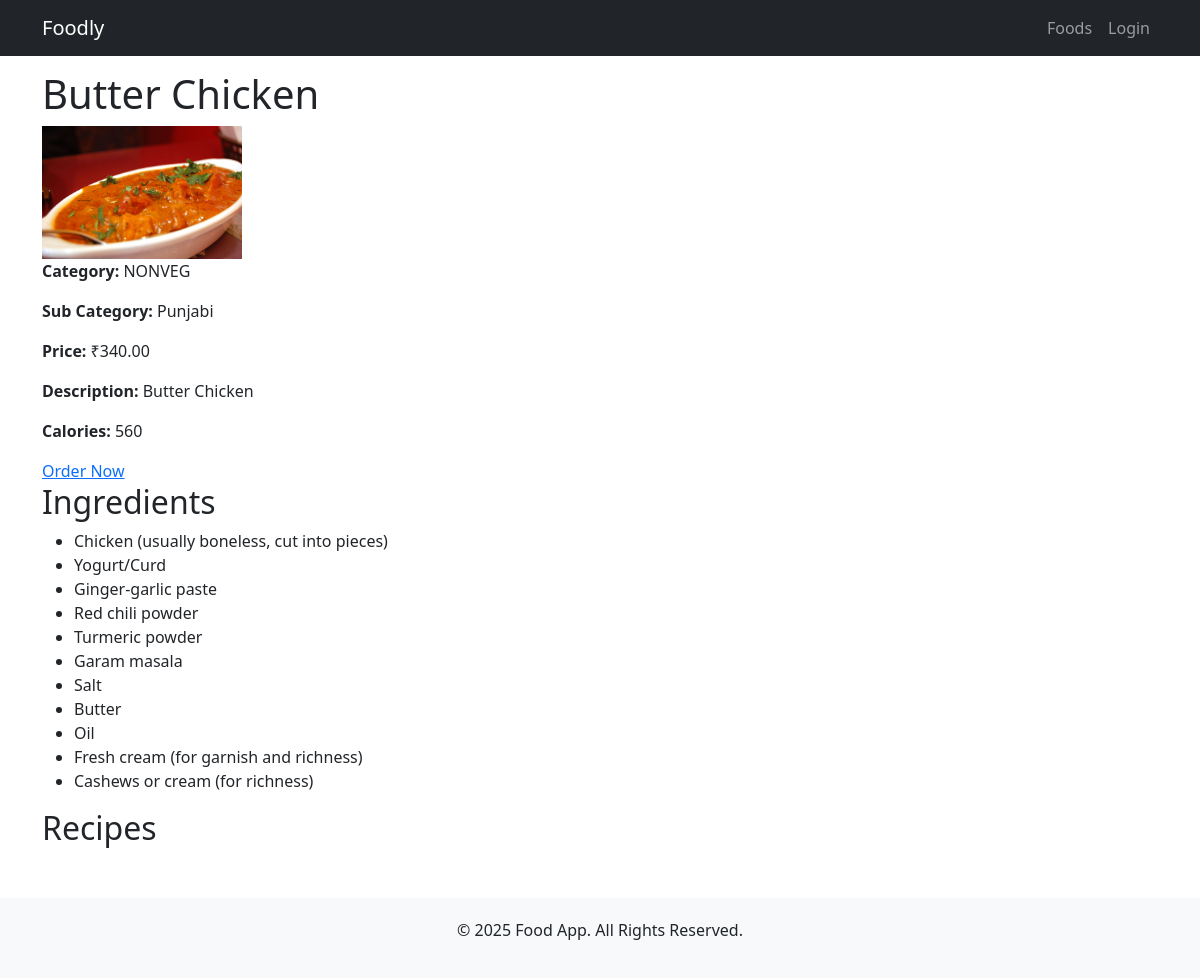
The page /food/1/ on the database its author committed.
### food_app/models.py (models this page shows, shortened)
class Food(models.Model):
    FOOD_CATEGORIES = [
        ('VEG', 'Vegetarian'),
        ('NONVEG', 'Non-Vegetarian'),
        ('VEGAN', 'Vegan'),
        ('BEV', 'Beverage'),
        ('DESSERT', 'Dessert'),
    ]
    food_name = models.CharField(max_length=50)
    category = models.CharField(max_length=20, choices=FOOD_CATEGORIES)
    sub_category = models.CharField(max_length=50, blank=True)
    types = models.CharField(max_length=50, blank=True)  # e.g., Organic, Homemade
    calories = models.PositiveIntegerField(null=True, blank=True)
    price = models.DecimalField(max_digits=8, decimal_places=2)
    available = models.BooleanField(default=True)
    image = models.ImageField(upload_to='food_images/', null=True, blank=True)
    description = models.TextField(blank=True)

class Ingredient(models.Model):
    name = models.CharField(max_length=50)
    foods = models.ManyToManyField(Food, related_name='ingredients')
    is_allergen = models.BooleanField(default=False)

### food_app/views.py (the view)
# urls.py: path('food/<int:food_id>/', views.food_detail, name='food_detail'),
def food_detail(request, food_id):
    food = get_object_or_404(Food, id=food_id)
    context = {'food': food}
    return render(request, 'food_app/food_detail.html', context)

### templates/food_app/food_detail.html (shortened to what this page needs)
{% extends "base.html" %}
{% block content %}
<h1>{{ food.food_name }}</h1>
<img src="{{ food.image.url }}" alt="{{ food.food_name }}" width="200">
<p><strong>Category:</strong> {{ food.category }}</p>
<p><strong>Sub Category:</strong> {{ food.sub_category }}</p>
<p><strong>Price:</strong> ₹{{ food.price }}</p>
<p><strong>Description:</strong> {{ food.description }}</p>
<p><strong>Calories:</strong> {{ food.calories }}</p>
<a href="{% url 'place_order' food.id %}">Order Now</a>
<h2>Ingredients</h2>
<ul>
  {% for ingredient in food.ingredients.all %}
    <li>{{ ingredient.name }} {% if ingredient.is_allergen %}(Allergen){% endif %}</li>
  {% endfor %}
</ul>
<h2>Recipes</h2>
{% endblock %}

### templates/base.html (style rules this page uses)
body { padding-top: 70px; }

### rows shown on the page
Food: food_name "Butter Chicken", image (picture), category "NONVEG", sub_category "Punjabi", price "340.00", description "Butter Chicken", calories "560"
Ingredient: name "Chicken (usually boneless, cut into pieces)"
Ingredient: name "Yogurt/Curd"
Ingredient: name "Ginger-garlic paste"
Ingredient: name "Red chili powder"
Ingredient: name "Turmeric powder"
Ingredient: name "Garam masala"
Ingredient: name "Salt"
Ingredient: name "Butter"
Ingredient: name "Oil"
Ingredient: name "Fresh cream (for garnish and richness)"
Ingredient: name "Cashews or cream (for richness)"
